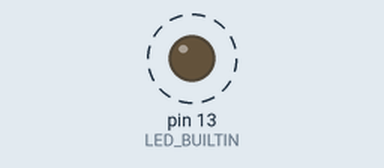
Simulated run of this sketch. Board: Arduino Uno, built with avr-gcc and run on an emulated ATmega328P. Parts: output pins drawn as LEDs (lit = HIGH). Dashed ring = blinking.

Above: at 0.5 s.
Timing chart, 0 to 4.6 s (numbered marks = the images above):
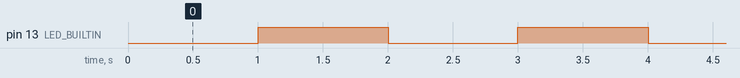

The sketch:

24._Piscar_a_cada_segundo_sem_usar_delay.ino
```cpp
/* Programa....: 24._Piscar_a_cada_segundo_sem_usar_delay.ino
 * Autor.......: Fernando Bryan Frizzarin
 * Observações.: Pisca o LED embutido a cada segundo sem usar a função delay
 * Montagem....: Não há montagem necessária
 */

unsigned long anterior = 0;

void setup() {
  pinMode(LED_BUILTIN, OUTPUT);
}

void loop() {
  unsigned long atual = millis();

  if (atual - anterior >= 1000) {
    anterior = atual;
    digitalWrite(LED_BUILTIN, !digitalRead(LED_BUILTIN));
  }
}
```

Measured:
- by itself, pin 13 (LED_BUILTIN): alternates HIGH for 1.0 s and LOW for 1.0 s
